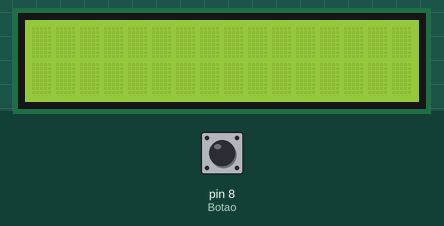
Simulated run of this sketch. Board: Arduino Mega 2560, built with avr-gcc and run on an emulated ATmega2560. On the bench: 16×2 character LCD. The inputs (shaded band) are chosen by the test bench; at power-on: pin 8 (Botao) LOW.

Above: at 1.2 s.
1.3 s: pin 8 (Botao) pulled HIGH for 0.15 s
At 1.8 s:
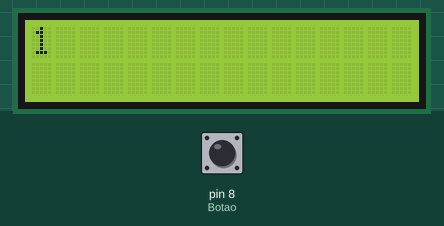
2.9 s: pin 8 (Botao) pulled HIGH for 1 s
At 4.3 s:
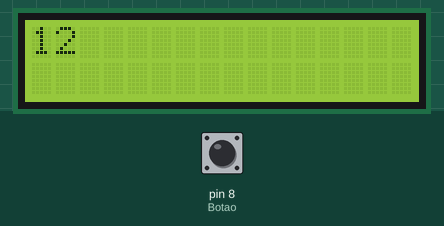
5.4 s: pin 8 (Botao) pulled HIGH for 0.15 s
At 6.2 s:
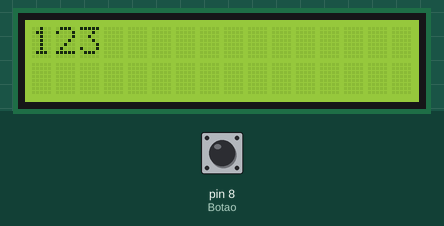
7.0 s: pin 8 (Botao) pulled HIGH for 1 s
At 7.4 s:
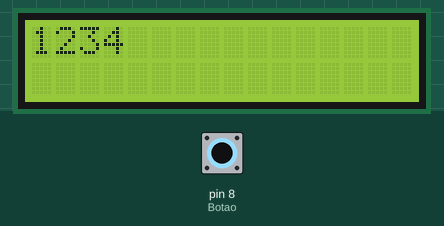
Timing chart, 0 to 10.0 s (numbered marks = the images above; inputs shaded):
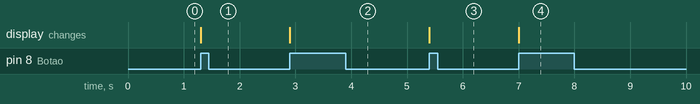

Measured:
- after the input at 1.3 s, the display: changes at once (image 1)
- after the input at 2.9 s, the display: changes at once (image 2)
- after the input at 5.4 s, the display: changes at once (image 3)
- after the input at 7.0 s, the display: changes at once (image 4)

The sketch:

aula_35_lcd1.ino
```cpp
#include <LiquidCrystal_I2C.h>

LiquidCrystal_I2C lcd(0x27, 16, 2);

#define Botao 8

int estadoAnterior = 0;
int estadoAtual = 1;


void setup()
{
 lcd.init();
 lcd.backlight();
 pinMode(Botao, INPUT);
}
void loop()
{
  int estadoBotao = digitalRead(Botao);
  if(estadoBotao == 1 && estadoAnterior == 0){
  lcd.print(estadoAtual);
    estadoAtual++;
  if (estadoAtual == 10)
   estadoAtual = 0;


  }
  estadoAnterior = estadoBotao;
}
 
```

codigos.cpp
```cpp
#include <Arduino.h>
#include <LiquidCrystal_I2C.h>
#include <Bounce2.h>

LiquidCrystal_I2C lcd(0x27, 20, 4);

//* Instancias

Bounce Botao1 = Bounce();
Bounce Botao2 = Bounce();
Bounce Botao3 = Bounce();

//* Leds
#define pinLedA 5
#define pinLedB 4
#define pinLedC 2
#define pinLedD 15

//* Botões
#define pinBotao1 23
#define pinBotao2 19
#define pinBotao3 18

void setup()
{
  Botao1.attach(pinBotao1, INPUT_PULLUP);
  Botao2.attach(pinBotao2, INPUT_PULLUP);
  Botao3.attach(pinBotao3, INPUT_PULLUP);
  lcd.init();
  lcd.backlight();
  pinMode(5 , OUTPUT);
  pinMode(4, OUTPUT);
  pinMode(2, OUTPUT);
  pinMode(15, OUTPUT);
  Serial.begin(9600);
}

void loop()
{

   Botao1.update();
   Botao2.update();
   Botao3.update();
   static int contagem = 0;
   static bool Selecao = 0;


if(Botao1.fell()) // SE O BOTAO1 FOR PRESSIONADO
{

   Selecao = !Selecao;
   Serial.println(Selecao);

}

if(Botao2.fell()) // SE O BOTAO2 FOR PRESSIONADO
{

}

if(Botao3.fell()) // SE O BOTAO3 FOR PRESSIONADO
{


}

}
```
